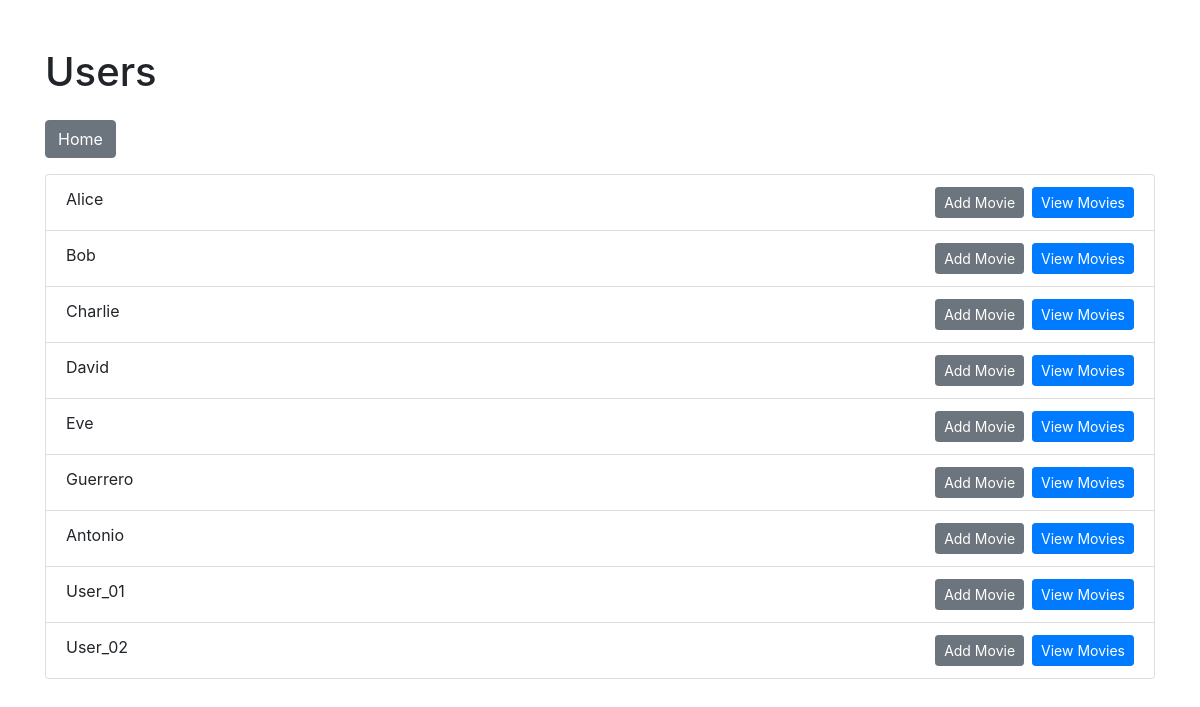
Screenshot of /users with the database file from the repository.
### models.py (models this page shows)
class User(db.Model):
    __tablename__ = 'user'
    user_id = db.Column(db.Integer, primary_key=True)
    name = db.Column(db.String(80), unique=True, nullable=False)
    movies = db.relationship('Movie', backref='user', lazy=True)

### app.py (the view)
@app.route('/users')
def list_users():
    users = User.query.all()
    return render_template('users.html', users=users)

### templates/users.html (shortened to what this page needs)
<!DOCTYPE html>
<html lang="en">
<head>
    <link rel="stylesheet" href="https://stackpath.bootstrapcdn.com/bootstrap/4.5.2/css/bootstrap.min.css">
</head>
<body>
    <div class="container">
        <h1 class="mt-5">Users</h1>
        <a href="{{ url_for('home') }}" class="btn btn-secondary mt-3">Home</a>
        <ul class="list-group mt-3">
            {% for user in users %}
                <li class="list-group-item">
                    {{ user.name }}
                    <a href="{{ url_for('user_movies', user_id=user.user_id) }}" class="btn btn-primary btn-sm float-right">View Movies</a>
                    <a href="{{ url_for('add_movie', user_id=user.user_id) }}" class="btn btn-secondary btn-sm float-right mr-2">Add Movie</a>
                </li>
            {% endfor %}
        </ul>
    </div>
</body>
</html>

### rows the page displays
User: name "Alice"
User: name "Bob"
User: name "Charlie"
User: name "David"
User: name "Eve"
User: name "Guerrero"
User: name "Antonio"
User: name "User_01"
User: name "User_02"
